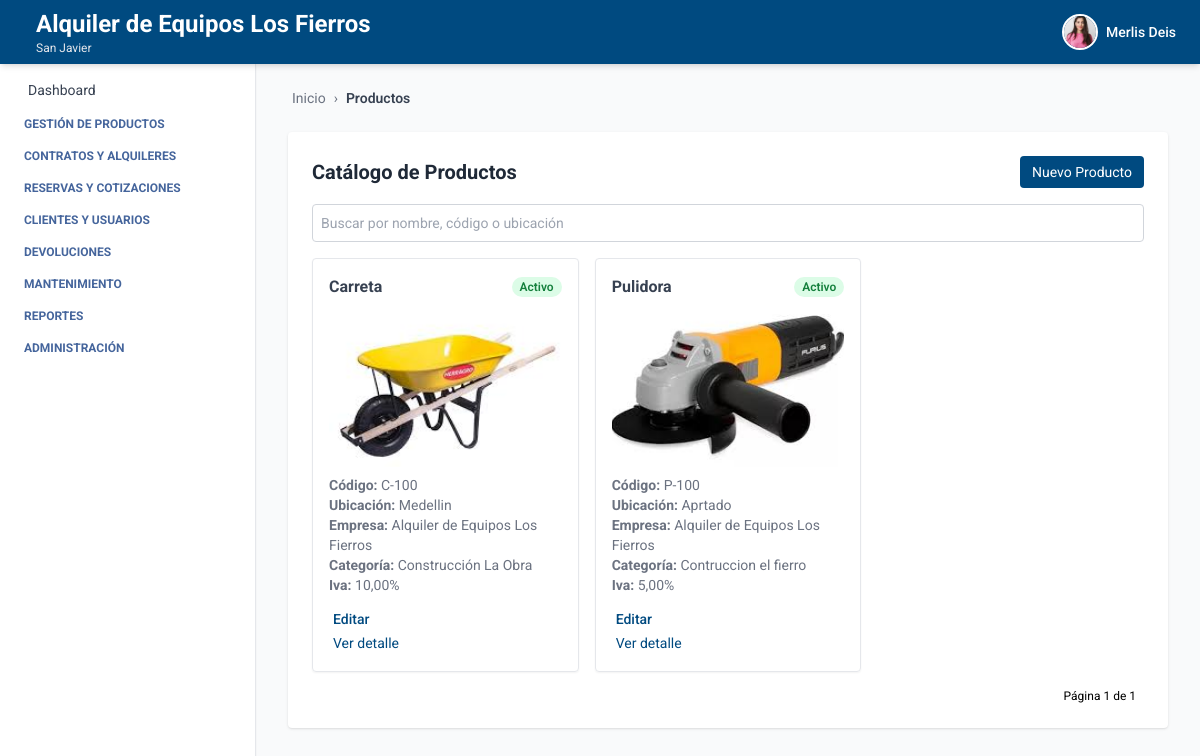
Screenshot of /productos/catalogo/ (signed in) with the database file from the repository.
### autenticacion/models.py (models this page shows, shortened)
class Usuario(AbstractUser):
    telefono = models.CharField(max_length=20, blank=True, null=True)
    empresa = models.ForeignKey(Empresa, on_delete=models.SET_NULL, null=True, blank=True)
    sucursal = models.ForeignKey(Sucursal, on_delete=models.SET_NULL, null=True, blank=True)
    ESTADOS = [
        ("activo", "Activo"),
        ("inactivo", "Inactivo"),
    ]
    estado = models.CharField(max_length=10, choices=ESTADOS, default="activo")
    foto_perfil = models.ImageField(upload_to='usuarios/img/', blank=True, null=True)
    groups = models.ManyToManyField(
        Group,
        related_name='usuarios',  # Evita conflicto con 'user_set'
        blank=True,
        help_text='The groups this user belongs to.',
        verbose_name='groups'
    )
    user_permissions = models.ManyToManyField(
        Permission,
        related_name='usuarios',  # Evita conflicto con 'user_set'
        blank=True,
        help_text='Specific permissions for this user.',
        verbose_name='user permissions'
    )

### empresa/models.py (models this page shows, shortened)
class Empresa(models.Model):
    ESTADOS = [
        ("activo", "Activo"),
        ("inactivo", "Inactivo"),
    ]
    nombre = models.CharField(max_length=100)
    nit = models.CharField(max_length=50, unique=True)
    ciudad = models.CharField(max_length=100, blank=True, null=True)
    direccion = models.CharField(max_length=255, blank=True, null=True)
    departamento = models.CharField(max_length=100, blank=True, null=True)
    telefono = models.CharField(max_length=20, blank=True, null=True)
    estado = models.CharField(max_length=20, choices=ESTADOS, default="activo")
    logo = models.ImageField(upload_to='empresas/img/', blank=True, null=True)

class Sucursal(models.Model):
    ESTADOS = [
        ("activo", "Activo"),
        ("inactivo", "Inactivo"),
    ]
    empresa = models.ForeignKey(Empresa, related_name='sucursales', on_delete=models.CASCADE)
    nombre = models.CharField(max_length=100)
    ciudad = models.CharField(max_length=100)
    direccion = models.CharField(max_length=255)
    departamento = models.CharField(max_length=100, blank=True, null=True)
    telefono = models.CharField(max_length=20, blank=True, null=True)
    estado = models.CharField(max_length=20, choices=ESTADOS, default="activo")

### producto/models.py (models this page shows, shortened)
class Producto(models.Model):
    ESTADOS = [
        ("activo", "Activo"),
        ("inactivo", "Inactivo"),
        ("disponible", "Disponible"),
        ("no_disponible", "No disponible"),
    ]
    nombre = models.CharField(max_length=100)
    descripcion = models.TextField()
    codigo_interno = models.CharField(max_length=50)
    estado = models.CharField(max_length=20, choices=ESTADOS, default="activo")
    iva_porcentaje = models.DecimalField(max_digits=5, decimal_places=2, default=0, help_text="Porcentaje de IVA aplicado al producto")
    ubicacion_actual = models.CharField(max_length=100)
    marca = models.CharField(max_length=100, blank=True, null=True)
    modelo = models.CharField(max_length=100, blank=True, null=True)
    serial = models.CharField(max_length=100, blank=True, null=True)
    imagen = models.ImageField(upload_to="media/productos/", null=True, blank=True)
    empresa = models.ForeignKey(Empresa, on_delete=models.CASCADE, related_name='productos', default=1)
    sucursal = models.ForeignKey(Sucursal, on_delete=models.CASCADE, related_name='productos', default=1)
    categoria = models.ForeignKey(Categoria, on_delete=models.SET_NULL, null=True, blank=True, related_name='productos')
    proveedor = models.ForeignKey(Proveedor, on_delete=models.SET_NULL, null=True, blank=True, related_name='productos')
    created_at = models.DateTimeField(auto_now_add=True)
    updated_at = models.DateTimeField(auto_now=True)
    creado_por = models.CharField(max_length=100, blank=True, null=True)
    modificado_por = models.CharField(max_length=100, blank=True, null=True)
    class Meta:
        ordering = ['nombre']
        verbose_name = 'Producto'
        verbose_name_plural = 'Productos'
        constraints = [
            models.UniqueConstraint(fields=['empresa', 'codigo_interno'], name='unique_codigo_por_empresa')
        ]
    objects = ProductoManager()

class Categoria(models.Model):
    nombre = models.CharField(max_length=100, null=False)
    descripcion = models.TextField(blank=True, null=False)
    empresa = models.ForeignKey(Empresa, on_delete=models.CASCADE, related_name='categorias', default=1)
    class Meta:
        verbose_name = 'Categoría'
        verbose_name_plural = 'Categorías'
        unique_together = ('nombre', 'empresa')
        ordering = ['nombre']

### producto/views_producto.py (the view)
# urls.py: path('catalogo/', ProductoListView.as_view(), name='producto_list'),
class ProductoListView(LoginRequiredMixin, BreadcrumbMixin, ListView):
    model = Producto
    template_name = 'producto_list.html'
    context_object_name = 'productos'
    ordering = ['nombre']
    paginate_by = 9  # o lo que prefieras
    breadcrumb_items = [
        ("Productos", None)
    ]
    def get_queryset(self):
        queryset = Producto.objects.por_empresa(self.request.user.empresa)
        q = self.request.GET.get('q')
        if q:
            queryset = queryset.filter(
                Q(nombre__icontains=q) |
                Q(codigo_interno__icontains=q) |
                Q(ubicacion_actual__icontains=q)
            )
        return queryset

### core/views.py (called while the page is built)
    def get_context_data(self, **kwargs):
        context = super().get_context_data(**kwargs)
        context["home"] = self.home_url
        context["breadcrumb_items"] = self.breadcrumb_items
        return context

### producto/models.py (called while the page is built)
    def por_empresa(self, empresa):
        return self.filter(empresa=empresa)

### producto/templates/producto_list.html (shortened to what this page needs)
{% extends 'index.html' %}
{% block breadcrumb %}
  {% include 'breadcrumb.html' with home='/' breadcrumbs=breadcrumb_items %}
{% endblock %}
{% block content %}
<div class="max-w-6xl mx-auto mt-6 bg-white p-6 rounded shadow">
  <div class="flex justify-between items-center mb-4">
    <h2 class="text-xl font-bold text-gray-800">Catálogo de Productos</h2>
    <a href="{% url 'crear_producto' %}" class="bg-[var(--primary-color)] text-white px-3 py-1.5 text-sm rounded hover:bg-blue-700 transition">
      Nuevo Producto
    </a>
  </div>
  <form method="get" class="mb-4">
    <input type="text" name="q" placeholder="Buscar por nombre, código o ubicación" value="{{ request.GET.q }}" class="w-full text-sm p-2 border border-gray-300 rounded focus:outline-none focus:ring-2 focus:ring-[var(--primary-color)]" />
  </form>
  {% if productos %}
  <div class="grid grid-cols-1 sm:grid-cols-2 lg:grid-cols-3 gap-4">
    {% for producto in productos %}
    <div class="border rounded shadow-sm p-4 hover:shadow-lg transition relative">
      <div class="flex justify-between items-center mb-2">
        <h3 class="font-bold text-gray-700">{{ producto.nombre }}</h3>
        <span class="text-xs font-semibold px-2 py-0.5 rounded-full
          {% if producto.estado == 'activo' %}
            bg-green-100 text-green-700
          {% elif producto.estado == 'inactivo' %}
            bg-orange-100 text-orange-700
          {% endif %}">
          {{ producto.get_estado_display }}
        </span>
      </div>
      {% if producto.imagen %}
        <img src="{{ producto.imagen.url }}" alt="{{ producto.nombre }}" class="w-full h-40 object-cover rounded mb-2">
      {% endif %}
      <p class="text-sm text-gray-500"><strong>Código:</strong> {{ producto.codigo_interno }}</p>
      <p class="text-sm text-gray-500"><strong>Ubicación:</strong> {{ producto.ubicacion_actual }}</p>
      <p class="text-sm text-gray-500"><strong>Empresa:</strong> {{ producto.empresa.nombre }}</p>
      <p class="text-sm text-gray-500"><strong>Categoría:</strong> {{ producto.categoria.nombre }}</p>
      <p class="text-sm text-gray-500"><strong>Iva:</strong> {{ producto.iva_porcentaje }}%</p>
      <div class="mt-3">
        <a href="{% url 'editar_producto' producto.id %}" class="text-sm font-medium text-[var(--primary-color)] hover:underline">
          Editar
        </a>
      </div>
      <div class="mt-0">
        <a href="{% url 'detalle_producto' producto.id %}" class="text-sm text-[var(--primary-color)] hover:underline">
          Ver detalle
        </a>
      </div>
    </div>
    {% endfor %}
  </div>
  {% else %}
    <p class="text-gray-600">No hay productos registrados.</p>
  {% endif %}
  <div class="mt-4 flex justify-end text-xs">
    <span class="mx-2">Página {{ page_obj.number }} de {{ page_obj.paginator.num_pages }}</span>
  </div>
</div>
{% endblock %}

### core/templates/header.html (shortened to what this page needs)
<header class="bg-[var(--primary-color)] shadow-md w-full h-16 flex items-center px-6 justify-between fixed top-0 left-0 z-10">
  <h1 class="text-white flex items-center gap-3 leading-tight">
    <div class="leading-tight">
  {% if request.user.is_authenticated %}
    {% if request.user.empresa %}
      <span class="text-xl sm:text-2xl font-bold block">
        {{ request.user.empresa.nombre }}
      </span>
    {% endif %}
    {% if request.user.sucursal %}
      <span class="text-xs text-gray-200 block">
        {{ request.user.sucursal.nombre }}
      </span>
    {% endif %}
  {% else %}
    <span class="text-xl text-gray-200 block">Gestión inteligente de Equipos</span>
  {% endif %}
</div>
  </h1>
  {% if request.user.is_authenticated %}
  <div x-data="{ open: false }" class="relative flex items-center space-x-3 cursor-pointer" @click.away="open = false">
    <button @click="open = !open" class="flex items-center space-x-2 focus:outline-none">
      {% if request.user.foto_perfil %}
        <img src="{{ request.user.foto_perfil.url }}" alt="Perfil" class="w-9 h-9 rounded-full object-cover border-2 border-white" />
      {% else %}
        <div class="w-9 h-9 rounded-full bg-white text-[var(--primary-color)] flex items-center justify-center font-bold text-sm">
          {{ request.user.first_name|first }}{{ request.user.last_name|first }}
        </div>
      {% endif %}
      <span class="text-white hidden sm:block text-sm font-medium">{{ request.user.first_name }}</span>
    </button>
  </div>
  {% endif %}
</header>

### core/templates/index.html (style rules this page uses)
:root { --primary-color: #004a80; --text-aside-color: rgb(69, 101, 156); }
body { font-family: 'Roboto', sans-serif; }

### rows the page displays
Usuario: user.empresa.nombre "Alquiler de Equipos Los Fierros", user.sucursal.nombre "San Javier", user.foto_perfil (picture), user.first_name "Merlis Deis"
Producto: nombre "Carreta", estado "Activo", imagen (picture), codigo_interno "C-100", ubicacion_actual "Medellin", empresa.nombre "Alquiler de Equipos Los Fierros", categoria.nombre "Construcción La Obra", iva_porcentaje "10,00"
Producto: nombre "Pulidora", estado "Activo", imagen (picture), codigo_interno "P-100", ubicacion_actual "Aprtado", empresa.nombre "Alquiler de Equipos Los Fierros", categoria.nombre "Contruccion el fierro", iva_porcentaje "5,00"

### other values shown
{{ label }} "Productos"
{{ page_obj.number }} "1"
{{ page_obj.paginator.num_pages }} "1"
